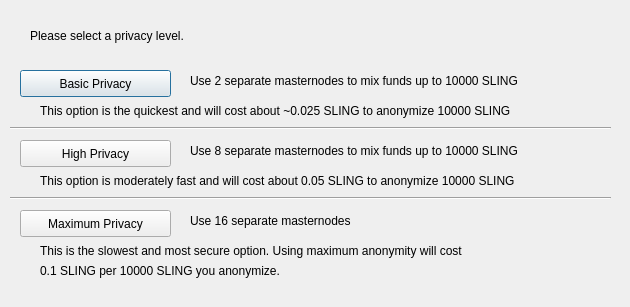
<?xml version="1.0" encoding="UTF-8"?>
<ui version="4.0">
 <class>ObfuscationConfig</class>
 <widget class="QDialog" name="ObfuscationConfig">
  <property name="geometry">
   <rect>
    <x>0</x>
    <y>0</y>
    <width>630</width>
    <height>307</height>
   </rect>
  </property>
  <property name="windowTitle">
   <string>Configure Obfuscation</string>
  </property>
  <widget class="QPushButton" name="buttonBasic">
   <property name="geometry">
    <rect>
     <x>20</x>
     <y>70</y>
     <width>151</width>
     <height>27</height>
    </rect>
   </property>
   <property name="text">
    <string>Basic Privacy</string>
   </property>
  </widget>
  <widget class="QPushButton" name="buttonHigh">
   <property name="geometry">
    <rect>
     <x>20</x>
     <y>140</y>
     <width>151</width>
     <height>27</height>
    </rect>
   </property>
   <property name="text">
    <string>High Privacy</string>
   </property>
  </widget>
  <widget class="QPushButton" name="buttonMax">
   <property name="geometry">
    <rect>
     <x>20</x>
     <y>210</y>
     <width>151</width>
     <height>27</height>
    </rect>
   </property>
   <property name="text">
    <string>Maximum Privacy</string>
   </property>
  </widget>
  <widget class="QLabel" name="label">
   <property name="geometry">
    <rect>
     <x>30</x>
     <y>20</y>
     <width>571</width>
     <height>31</height>
    </rect>
   </property>
   <property name="text">
    <string>Please select a privacy level.</string>
   </property>
  </widget>
  <widget class="QLabel" name="label_2">
   <property name="geometry">
    <rect>
     <x>190</x>
     <y>70</y>
     <width>421</width>
     <height>21</height>
    </rect>
   </property>
   <property name="text">
    <string>Use 2 separate masternodes to mix funds up to 10000 SLING</string>
   </property>
  </widget>
  <widget class="QLabel" name="label_3">
   <property name="geometry">
    <rect>
     <x>190</x>
     <y>140</y>
     <width>411</width>
     <height>21</height>
    </rect>
   </property>
   <property name="text">
    <string>Use 8 separate masternodes to mix funds up to 10000 SLING</string>
   </property>
  </widget>
  <widget class="QLabel" name="label_4">
   <property name="geometry">
    <rect>
     <x>190</x>
     <y>210</y>
     <width>421</width>
     <height>21</height>
    </rect>
   </property>
   <property name="text">
    <string>Use 16 separate masternodes</string>
   </property>
  </widget>
  <widget class="QLabel" name="label_6">
   <property name="geometry">
    <rect>
     <x>40</x>
     <y>100</y>
     <width>561</width>
     <height>21</height>
    </rect>
   </property>
   <property name="text">
    <string>This option is the quickest and will cost about ~0.025 SLING to anonymize 10000 SLING</string>
   </property>
  </widget>
  <widget class="QLabel" name="label_7">
   <property name="geometry">
    <rect>
     <x>40</x>
     <y>170</y>
     <width>561</width>
     <height>21</height>
    </rect>
   </property>
   <property name="text">
    <string>This option is moderately fast and will cost about 0.05 SLING to anonymize 10000 SLING</string>
   </property>
  </widget>
  <widget class="QLabel" name="label_8">
   <property name="geometry">
    <rect>
     <x>40</x>
     <y>240</y>
     <width>561</width>
     <height>21</height>
    </rect>
   </property>
   <property name="text">
    <string>This is the slowest and most secure option. Using maximum anonymity will cost</string>
   </property>
  </widget>
  <widget class="QLabel" name="label_9">
   <property name="geometry">
    <rect>
     <x>40</x>
     <y>260</y>
     <width>561</width>
     <height>21</height>
    </rect>
   </property>
   <property name="text">
    <string>0.1 SLING per 10000 SLING you anonymize.</string>
   </property>
  </widget>
  <widget class="Line" name="line">
   <property name="geometry">
    <rect>
     <x>10</x>
     <y>120</y>
     <width>601</width>
     <height>16</height>
    </rect>
   </property>
   <property name="orientation">
    <enum>Qt::Horizontal</enum>
   </property>
  </widget>
  <widget class="Line" name="line_2">
   <property name="geometry">
    <rect>
     <x>10</x>
     <y>190</y>
     <width>601</width>
     <height>16</height>
    </rect>
   </property>
   <property name="orientation">
    <enum>Qt::Horizontal</enum>
   </property>
  </widget>
 </widget>
 <resources/>
 <connections/>
</ui>
